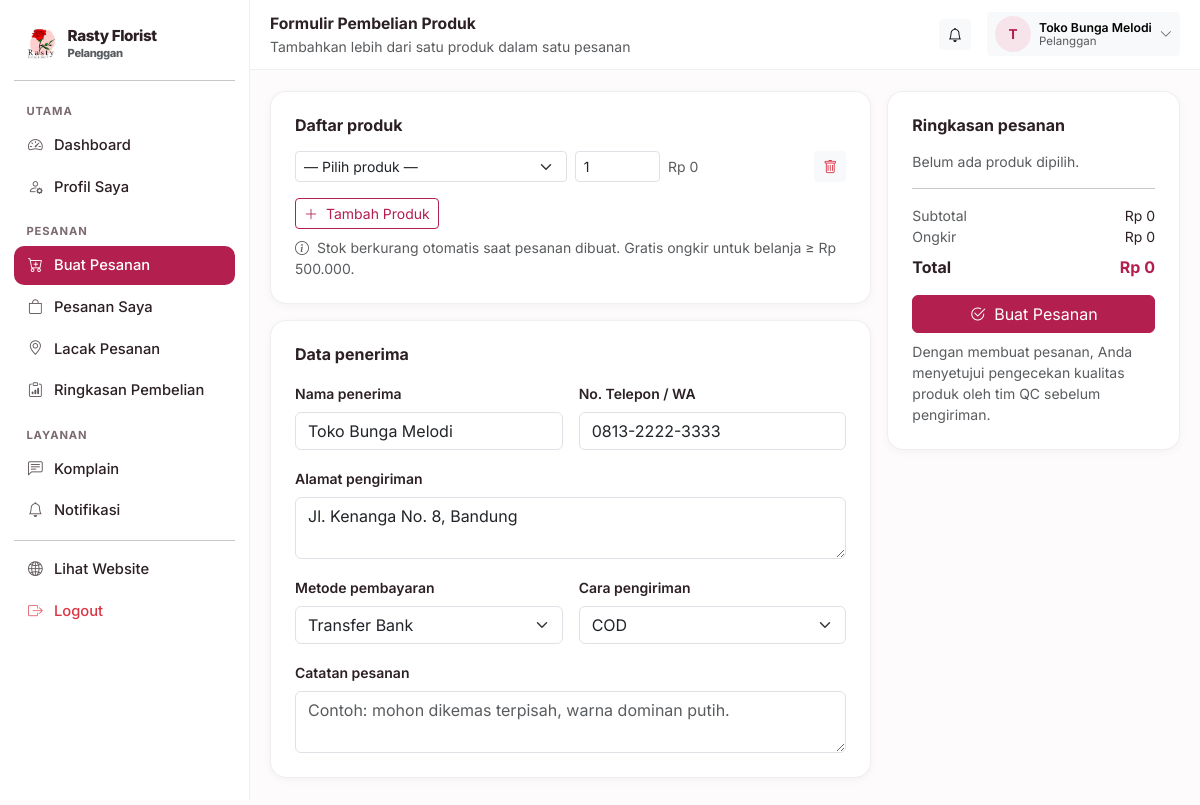
Screenshot of /pelanggan/pesanan/baru (signed in) with the database file from the repository.
### tables this page shows
CREATE TABLE settings (
    key TEXT PRIMARY KEY,
    value TEXT
);

CREATE TABLE users (
    id INTEGER PRIMARY KEY AUTOINCREMENT,
    username TEXT UNIQUE NOT NULL,
    password_hash TEXT NOT NULL,
    nama TEXT NOT NULL,
    role TEXT NOT NULL,
    telepon TEXT DEFAULT '',
    email TEXT DEFAULT '',
    alamat TEXT DEFAULT '',
    aktif INTEGER NOT NULL DEFAULT 1,
    created_at TEXT NOT NULL
);

### blueprints/customer.py (the view, shortened to what this page needs)
@bp.route("/pesanan/baru", methods=["GET", "POST"])
def new_order():
    user = helpers.current_user()
    products = database.query("SELECT * FROM products WHERE aktif = 1 ORDER BY nama")
    return render_template("customer/new_order.html", products=products, form={})

### blueprints/customer.py (called while the page is built)
@bp.before_request
@helpers.role_required("pelanggan")
def guard():
    pass

### db.py (called while the page is built)
def invoice_logo_px(settings=None):
    ukuran = (settings or all_settings()).get("invoice_logo_ukuran", "sedang")
    for kunci, _label, px in INVOICE_LOGO_UKURAN:
        if kunci == ukuran:
            return px
    return 64

def katalog_dari(settings):
    return {key: settings.get(key, "1") == "1" for key, _label, _ket in KATALOG_SEKSI}

def pengiriman_metode(settings=None):
    data = settings or all_settings()
    aktif = [label for key, label, _ket in PENGIRIMAN_METODE
             if data.get(key, "1") == "1"]
    return aktif or [PENGIRIMAN_METODE[1][1]]

def jam_harian(settings=None):
    data = settings or all_settings()
    hasil = {}
    for key, _label in HARI:
        buka, tutup = JAM_BAWAAN[key]
        hasil[key] = (data.get("jam_buka_" + key, buka), data.get("jam_tutup_" + key, tutup))
    return hasil

def jam_dari(settings):
    return {key: (settings.get("jam_buka_" + key, JAM_BAWAAN[key][0]),
                  settings.get("jam_tutup_" + key, JAM_BAWAAN[key][1]))
            for key, _label in HARI}

def _jam_teks(nilai):
    return nilai.replace(":", ".")

def jam_daftar(settings=None):
    data = settings or all_settings()
    jam = jam_dari(data)
    rows = []
    for key, label in HARI:
        buka, tutup = jam[key]
        rows.append({
            "key": key,
            "label": label,
            "buka": buka,
            "tutup": tutup,
            "tutup_hari": buka == tutup or not buka or not tutup,
            "teks": "%s – %s WIB" % (_jam_teks(buka), _jam_teks(tutup)),
        })
    return rows

def jam_ringkas(settings=None):
    rows = jam_daftar(settings)
    grup = []
    for row in rows:
        nilai = "Tutup" if row["tutup_hari"] else row["teks"]
        if grup and grup[-1][1] == nilai:
            grup[-1][2] = row["label"]
        else:
            grup.append([row["label"], nilai, row["label"]])
    hasil = []
    for awal, nilai, akhir in grup:
        label = awal if awal == akhir else "%s – %s" % (awal, akhir)
        hasil.append((label, nilai))
    return hasil

def toko_buka(settings=None, saat=None):
    saat = saat or datetime.now()
    key = HARI[saat.weekday()][0]
    buka, tutup = jam_harian(settings)[key]
    try:
        jam_buka = datetime.strptime(buka, "%H:%M").time()
        jam_tutup = datetime.strptime(tutup, "%H:%M").time()
    except ValueError:
        return False
    return jam_buka <= saat.time() <= jam_tutup

### templates/customer/new_order.html (shortened to what this page needs)
{% extends "panel_base.html" %}
{% block heading %}Formulir Pembelian Produk{% endblock %}
{% block subheading %}Tambahkan lebih dari satu produk dalam satu pesanan{% endblock %}
{% block content %}
<form method="post" id="orderForm">
  <div class="row g-3">
    <div class="col-lg-8">
      <div class="rf-card p-3 p-md-4 mb-3">
        <h6 class="fw-bold mb-3">Daftar produk</h6>
        <div id="rows"></div>
        <button type="button" class="btn btn-sm btn-outline-rf mt-2" onclick="addRow()">
          <i class="bi bi-plus-lg me-1"></i> Tambah Produk
        </button>
        <div class="small text-muted mt-2">
          <i class="bi bi-info-circle me-1"></i>
          Stok berkurang otomatis saat pesanan dibuat. Gratis ongkir untuk belanja ≥ {{ rupiah(500000) }}.
        </div>
      </div>
      <div class="rf-card p-3 p-md-4">
        <h6 class="fw-bold mb-3">Data penerima</h6>
        <div class="row g-3">
          <div class="col-md-6">
            <label class="form-label small fw-semibold">Nama penerima</label>
            <input name="nama_pelanggan" class="form-control" value="{{ current_user.nama }}" required>
          </div>
          <div class="col-md-6">
            <label class="form-label small fw-semibold">No. Telepon / WA</label>
            <input name="telepon" class="form-control" value="{{ current_user.telepon }}" required>
          </div>
          <div class="col-12">
            <label class="form-label small fw-semibold">Alamat pengiriman</label>
            <textarea name="alamat" class="form-control" rows="2" required>{{ current_user.alamat }}</textarea>
          </div>
          <div class="col-md-6">
            <label class="form-label small fw-semibold">Metode pembayaran</label>
            <select name="metode_bayar" class="form-select">
              <option>Transfer Bank</option>
            </select>
          </div>
          <div class="col-md-6">
            <label class="form-label small fw-semibold">Cara pengiriman</label>
            <select name="pengiriman" class="form-select" id="modeKirim">
              {% for metode in pengiriman_list %}
              <option value="{{ metode }}">{{ metode }}</option>
              {% endfor %}
            </select>
          </div>
          <div class="col-12">
            <label class="form-label small fw-semibold">Catatan pesanan</label>
            <textarea name="catatan" class="form-control" rows="2" placeholder="Contoh: mohon dikemas terpisah, warna dominan putih.">{{ form.get('catatan','') }}</textarea>
          </div>
        </div>
      </div>
    </div>
    <div class="col-lg-4">
      <div class="rf-card p-3 p-md-4" style="position:sticky;top:80px">
        <h6 class="fw-bold mb-3">Ringkasan pesanan</h6>
        <div id="summary" class="small"></div>
        <hr>
        <div class="d-flex justify-content-between small"><span class="text-muted">Subtotal</span><span id="subtotal">Rp 0</span></div>
        <div class="d-flex justify-content-between small"><span class="text-muted">Ongkir</span><span id="ongkir">Rp 0</span></div>
        <div class="d-flex justify-content-between fw-bold mt-2"><span>Total</span><span class="text-rf" id="total">Rp 0</span></div>
        <button class="btn btn-primary w-100 mt-3" type="submit">
          <i class="bi bi-check2-circle me-1"></i> Buat Pesanan
        </button>
        <p class="small text-muted mt-2 mb-0">Dengan membuat pesanan, Anda menyetujui pengecekan kualitas produk oleh tim QC sebelum pengiriman.</p>
      </div>
    </div>
  </div>
</form>
{% endblock %}

### templates/panel_base.html (shortened to what this page needs)
<!doctype html>
<html lang="id">
<head>
  <link href="https://cdn.jsdelivr.net/npm/bootstrap@5.3.3/dist/css/bootstrap.min.css" rel="stylesheet">
  <link href="https://cdn.jsdelivr.net/npm/bootstrap-icons@1.11.3/font/bootstrap-icons.min.css" rel="stylesheet">
</head>
<body>
<div class="rf-shell">
  <aside class="rf-sidebar" id="rfSidebar">
    <a href="{{ panel_url }}" class="d-flex align-items-center gap-2 rf-brand px-2 py-2 mb-2">
      {% if settings.logo %}
        <img src="{{ url_for('static', filename='uploads/' + settings.logo) }}" alt="Logo">
      {% else %}
        <span class="rf-brand-mark">R</span>
      {% endif %}
      <div>
        <div style="font-size:.95rem;line-height:1.1">{{ settings.nama_toko }}</div>
        <div class="small text-muted" style="font-size:.7rem">{{ ROLE_LABEL.get(current_user.role, '') }}</div>
      </div>
    </a>
    <hr class="my-2">
    <ul class="nav flex-column">
      {% for grup, item_menu in menu %}
        {% set visible = item_menu | selectattr('2', 'in', features_aktif) | list %}
        {% if visible %}
          <li class="rf-sidebar-head">{{ grup }}</li>
          {% for label, endpoint, fitur, ikon in visible %}
          <li class="nav-item">
            <a class="nav-link {% if request.endpoint == endpoint %}active{% endif %}" href="{{ url_for(endpoint) }}">
              <span class="rf-ico"><i class="bi bi-{{ ikon }}"></i></span>
              <span>{{ label }}</span>
            </a>
          </li>
          {% endfor %}
        {% endif %}
      {% endfor %}
    </ul>
    <hr class="my-2">
    <ul class="nav flex-column">
      <li class="nav-item">
        <a class="nav-link" href="{{ url_for('public.index') }}" target="_blank">
          <span class="rf-ico"><i class="bi bi-globe2"></i></span><span>Lihat Website</span>
        </a>
      </li>
      <li class="nav-item">
        <a class="nav-link text-danger" href="{{ url_for('auth.logout') }}">
          <span class="rf-ico"><i class="bi bi-box-arrow-right"></i></span><span>Logout</span>
        </a>
      </li>
    </ul>
  </aside>
  <div class="rf-main">
    <div class="rf-topbar">
      <div class="flex-grow-1">
        <div class="fw-bold" style="font-size:.98rem">{% block heading %}Panel{% endblock %}</div>
        <div class="small text-muted">{% block subheading %}{% endblock %}</div>
      </div>
      <a href="{{ notif_url or url_for('public.index') }}" class="btn btn-sm btn-light position-relative">
        <i class="bi bi-bell"></i>
      </a>
      <div class="dropdown">
        <button class="btn btn-sm btn-light d-flex align-items-center gap-2 border-0" type="button"
                data-bs-toggle="dropdown" data-bs-display="static" aria-expanded="false">
          <span class="rf-avatar">{{ current_user.nama[:1]|upper }}</span>
          <span class="d-none d-md-block small text-start" style="line-height:1.1">
            <span class="fw-semibold d-block">{{ current_user.nama }}</span>
            <span class="text-muted d-block" style="font-size:.72rem">{{ ROLE_LABEL.get(current_user.role, '') }}</span>
          </span>
          <i class="bi bi-chevron-down small text-muted"></i>
        </button>
      </div>
    </div>
    <div class="rf-content">
      {% block content %}{% endblock %}
    </div>
  </div>
</div>
</body>
</html>

### rows the page displays
settings: value (picture)
settings: nama_toko "Rasty Florist"
users: get "Pelanggan", nama "T", nama "Toko Bunga Melodi", nama_pelanggan "Toko Bunga Melodi", telepon "0813-2222-3333", alamat "Jl. Kenanga No. 8, Bandung"

### other values shown
{{ grup }} "UTAMA" "PESANAN" "LAYANAN"
{{ label }} "Dashboard" "Profil Saya" "Buat Pesanan" "Pesanan Saya" "Lacak Pesanan" "Ringkasan Pembelian" "Komplain" "Notifikasi"
{{ rupiah(500000) }} "Rp 500.000"
form field pengiriman "COD"
